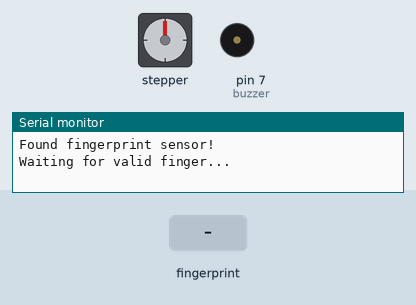
Simulated run of this sketch. Board: Arduino Uno, built with avr-gcc and run on an emulated ATmega328P. On the bench: stepper motor, buzzer (waves = sounding), the last lines printed to the serial monitor. Inputs (shaded band) come from the test bench. Stepper angles assume 2048 steps per turn.

Above: at 2.2 s.
2.3 s: finger stored as number 1 placed on the sensor
At 3.09 s:
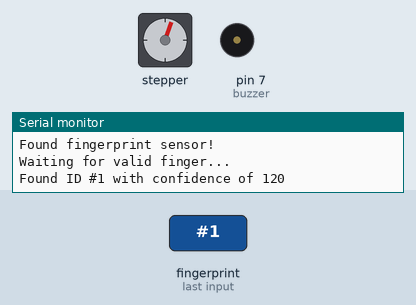
At 5.8 s:
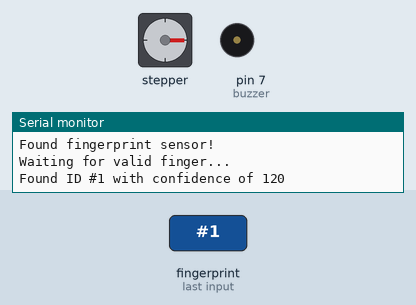
Timing chart, 0 to 11.3 s (numbered marks = the images above; inputs shaded):
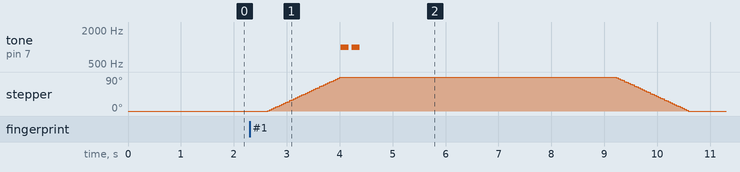

Measured:
- after the input at 2.3 s, tone on pin 7 (buzzer): alternates 1000 Hz for 0.15 s and silent for 0.05 s, 4 changes in all, then stays silent, starting after 1.7 s; stepper: turns 90° clockwise in 1.4 s, then 90° counter-clockwise in 1.4 s

The sketch:

arduino-lock-desk-drawer-stepmotor.ino
```cpp
#include <Adafruit_Fingerprint.h>
#include <SoftwareSerial.h>
#include <Stepper.h>

// FINGERPRINT
int getFingerprintIDez();
SoftwareSerial mySerial(2, 3); // pin #2 is IN from sensor (GREEN wire) pin #3 is OUT from arduino  (WHITE wire)
Adafruit_Fingerprint finger = Adafruit_Fingerprint(&mySerial);

// MOTOR 28BYJ-48
#define STEPS_PER_MOTOR_REVOLUTION 32
#define STEPS_PER_OUTPUT_REVOLUTION 32 * 64 // 2048
Stepper small_stepper(STEPS_PER_MOTOR_REVOLUTION, 8, 10, 9, 11);
int Steps2Take;

// BUZZER
int buzzer = 7;
int i;

void setup() {
  Serial.begin(9600);
  finger.begin(57600);

  pinMode(buzzer,OUTPUT);

  if (finger.verifyPassword()) {
    Serial.println("Found fingerprint sensor!");
  } else {
    Serial.println("Did not find fingerprint sensor :(");
    while (1);
  }
  Serial.println("Waiting for valid finger...");
}

void loop() {
  int idFinger = getFingerprintIDez();
  if (idFinger >= 0) {
     openDrawer();
     tone(buzzer, 1000, 150);
     delay(200);
     tone(buzzer, 1000, 150);
     delay(5000);
     closeDrawer();
  }
  delay(100);
}

void openDrawer() {
  Steps2Take  =  STEPS_PER_OUTPUT_REVOLUTION / 4; // Rotate clockwise 1/4 turn
  small_stepper.setSpeed(700);  // 700 a good max speed??
  small_stepper.step(Steps2Take);
}

void closeDrawer() {
  Steps2Take  =  - STEPS_PER_OUTPUT_REVOLUTION / 4; // Rotate against clockwise 1/4 turn
  small_stepper.setSpeed(700);
  small_stepper.step(Steps2Take);
}

uint8_t getFingerprintID() {
  uint8_t p = finger.getImage();
  switch (p) {
    case FINGERPRINT_OK:
      Serial.println("Image taken");
      break;
    case FINGERPRINT_NOFINGER:
      Serial.println("No finger detected");
      return p;
    case FINGERPRINT_PACKETRECIEVEERR:
      Serial.println("Communication error");
      return p;
    case FINGERPRINT_IMAGEFAIL:
      Serial.println("Imaging error");
      return p;
    default:
      Serial.println("Unknown error");
      return p;
  }

  // OK success!

  p = finger.image2Tz();
  switch (p) {
    case FINGERPRINT_OK:
      Serial.println("Image converted");
      break;
    case FINGERPRINT_IMAGEMESS:
      Serial.println("Image too messy");
      return p;
    case FINGERPRINT_PACKETRECIEVEERR:
      Serial.println("Communication error");
      return p;
    case FINGERPRINT_FEATUREFAIL:
      Serial.println("Could not find fingerprint features");
      return p;
    case FINGERPRINT_INVALIDIMAGE:
      Serial.println("Could not find fingerprint features");
      return p;
    default:
      Serial.println("Unknown error");
      return p;
  }

  // OK converted!
  p = finger.fingerFastSearch();
  if (p == FINGERPRINT_OK) {
    Serial.println("Found a print match!");
  } else if (p == FINGERPRINT_PACKETRECIEVEERR) {
    Serial.println("Communication error");
    return p;
  } else if (p == FINGERPRINT_NOTFOUND) {
    Serial.println("Did not find a match");
    return p;
  } else {
    Serial.println("Unknown error");
    return p;
  }

  // found a match!
  Serial.print("Found ID #"); Serial.print(finger.fingerID);
  Serial.print(" with confidence of "); Serial.println(finger.confidence);
}

// returns -1 if failed, otherwise returns ID #
int getFingerprintIDez() {
  uint8_t p = finger.getImage();
  if (p != FINGERPRINT_OK)  return -1;

  p = finger.image2Tz();
  if (p != FINGERPRINT_OK)  return -1;

  p = finger.fingerFastSearch();
  if (p != FINGERPRINT_OK)  return -1;

  // found a match!
  Serial.print("Found ID #"); Serial.print(finger.fingerID);
  Serial.print(" with confidence of "); Serial.println(finger.confidence);
  return finger.fingerID;
}
```
